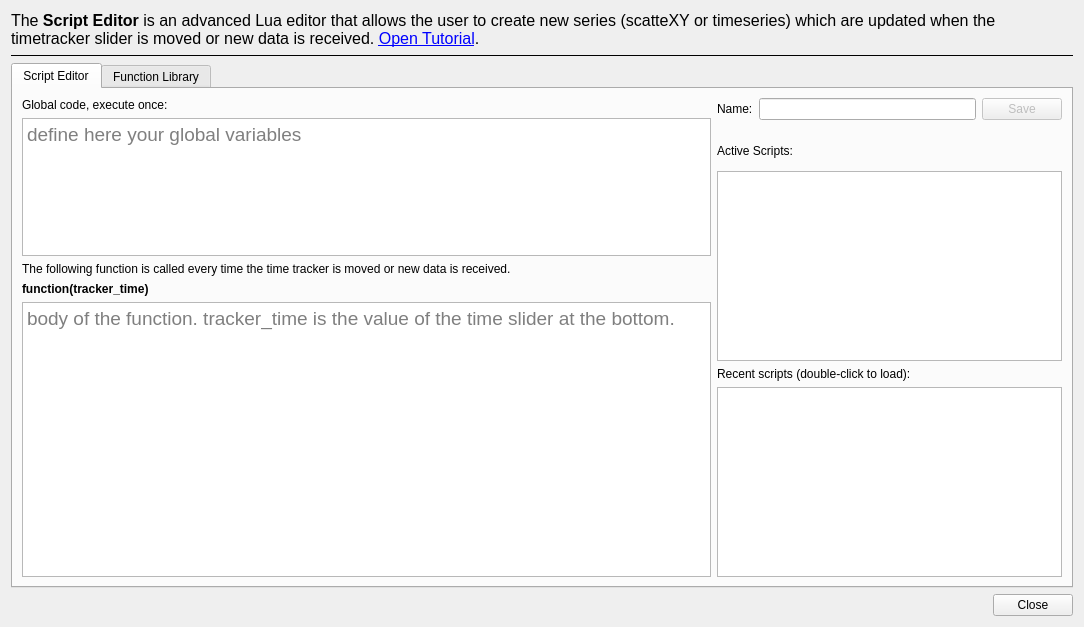
<?xml version="1.0" encoding="UTF-8"?>
<ui version="4.0">
 <class>LuaEditor</class>
 <widget class="QWidget" name="LuaEditor">
  <property name="geometry">
   <rect>
    <x>0</x>
    <y>0</y>
    <width>1084</width>
    <height>627</height>
   </rect>
  </property>
  <property name="windowTitle">
   <string>Form</string>
  </property>
  <layout class="QVBoxLayout" name="verticalLayout_3" stretch="0,1,0,0">
   <item>
    <widget class="QLabel" name="label_6">
     <property name="font">
      <font>
       <pointsize>12</pointsize>
      </font>
     </property>
     <property name="text">
      <string>&lt;html&gt;&lt;head/&gt;&lt;body&gt;&lt;p&gt;The &lt;span style=&quot; font-weight:600;&quot;&gt;Script Editor &lt;/span&gt;is an advanced Lua editor that allows the user to create new series (scatteXY or timeseries) which are updated when the timetracker slider is moved or new data is received. &lt;a href=&quot;https://slides.com/davidefaconti/plotjuggler-reactive-scripts/fullscreen&quot;&gt;&lt;span style=&quot; text-decoration: underline; color:#0000ff;&quot;&gt;Open Tutorial&lt;/span&gt;&lt;/a&gt;.&lt;/p&gt;&lt;/body&gt;&lt;/html&gt;</string>
     </property>
     <property name="wordWrap">
      <bool>true</bool>
     </property>
    </widget>
   </item>
   <item>
    <widget class="Line" name="line">
     <property name="frameShadow">
      <enum>QFrame::Plain</enum>
     </property>
     <property name="orientation">
      <enum>Qt::Horizontal</enum>
     </property>
    </widget>
   </item>
   <item>
    <widget class="QTabWidget" name="tabWidget">
     <property name="currentIndex">
      <number>0</number>
     </property>
     <widget class="QWidget" name="tab">
      <attribute name="title">
       <string>Script Editor</string>
      </attribute>
      <layout class="QVBoxLayout" name="verticalLayout_4">
       <item>
        <layout class="QHBoxLayout" name="horizontalLayout_2" stretch="2,1">
         <item>
          <layout class="QVBoxLayout" name="verticalLayout" stretch="0,1,0,0,2">
           <item>
            <widget class="QLabel" name="label">
             <property name="text">
              <string>Global code, execute once:</string>
             </property>
            </widget>
           </item>
           <item>
            <widget class="QPlainTextEdit" name="textGlobal">
             <property name="font">
              <font>
               <pointsize>14</pointsize>
              </font>
             </property>
             <property name="placeholderText">
              <string>define here your global variables</string>
             </property>
            </widget>
           </item>
           <item>
            <widget class="QLabel" name="label_4">
             <property name="text">
              <string>The following function is called every time the time tracker is moved or new data is received.</string>
             </property>
             <property name="wordWrap">
              <bool>true</bool>
             </property>
            </widget>
           </item>
           <item>
            <widget class="QLabel" name="label_2">
             <property name="font">
              <font>
               <weight>75</weight>
               <bold>true</bold>
              </font>
             </property>
             <property name="text">
              <string>function(tracker_time)</string>
             </property>
            </widget>
           </item>
           <item>
            <widget class="QPlainTextEdit" name="textFunction">
             <property name="font">
              <font>
               <pointsize>14</pointsize>
              </font>
             </property>
             <property name="placeholderText">
              <string>body of the function. tracker_time is the value of the time slider at the bottom.</string>
             </property>
            </widget>
           </item>
          </layout>
         </item>
         <item>
          <layout class="QVBoxLayout" name="verticalLayout_2">
           <item>
            <layout class="QHBoxLayout" name="horizontalLayout">
             <item>
              <widget class="QLabel" name="label_7">
               <property name="text">
                <string>Name:</string>
               </property>
              </widget>
             </item>
             <item>
              <widget class="QLineEdit" name="lineEditFunctionName"/>
             </item>
             <item>
              <widget class="QPushButton" name="pushButtonSave">
               <property name="enabled">
                <bool>false</bool>
               </property>
               <property name="text">
                <string>Save</string>
               </property>
              </widget>
             </item>
            </layout>
           </item>
           <item>
            <layout class="QHBoxLayout" name="horizontalLayout_3">
             <property name="topMargin">
              <number>11</number>
             </property>
             <item>
              <widget class="QLabel" name="label_3">
               <property name="text">
                <string>Active Scripts:</string>
               </property>
              </widget>
             </item>
             <item>
              <widget class="QPushButton" name="pushButtonDelete">
               <property name="enabled">
                <bool>false</bool>
               </property>
               <property name="minimumSize">
                <size>
                 <width>28</width>
                 <height>28</height>
                </size>
               </property>
               <property name="maximumSize">
                <size>
                 <width>28</width>
                 <height>28</height>
                </size>
               </property>
               <property name="toolTip">
                <string>&lt;html&gt;&lt;head/&gt;&lt;body&gt;&lt;p&gt;Remove selected script&lt;/p&gt;&lt;/body&gt;&lt;/html&gt;</string>
               </property>
               <property name="text">
                <string/>
               </property>
               <property name="iconSize">
                <size>
                 <width>25</width>
                 <height>25</height>
                </size>
               </property>
               <property name="flat">
                <bool>true</bool>
               </property>
              </widget>
             </item>
            </layout>
           </item>
           <item>
            <widget class="QListWidget" name="listWidgetFunctions"/>
           </item>
           <item>
            <widget class="QLabel" name="label_5">
             <property name="text">
              <string>&lt;html&gt;&lt;head/&gt;&lt;body&gt;&lt;p&gt;Recent scripts (double-click to load):&lt;/p&gt;&lt;/body&gt;&lt;/html&gt;</string>
             </property>
             <property name="wordWrap">
              <bool>true</bool>
             </property>
            </widget>
           </item>
           <item>
            <widget class="QListWidget" name="listWidgetRecent"/>
           </item>
          </layout>
         </item>
        </layout>
       </item>
      </layout>
     </widget>
     <widget class="QWidget" name="tab_2">
      <attribute name="title">
       <string>Function Library</string>
      </attribute>
      <layout class="QVBoxLayout" name="verticalLayout_5">
       <item>
        <layout class="QHBoxLayout" name="horizontalLayout_4">
         <property name="topMargin">
          <number>10</number>
         </property>
         <item>
          <widget class="QLabel" name="label_8">
           <property name="text">
            <string>Add here your helper functions, which can be used in your script. Useful to make your scripts less verbose.</string>
           </property>
           <property name="wordWrap">
            <bool>true</bool>
           </property>
          </widget>
         </item>
         <item>
          <widget class="QLabel" name="labelSemaphore">
           <property name="minimumSize">
            <size>
             <width>32</width>
             <height>32</height>
            </size>
           </property>
           <property name="maximumSize">
            <size>
             <width>32</width>
             <height>32</height>
            </size>
           </property>
           <property name="text">
            <string/>
           </property>
          </widget>
         </item>
        </layout>
       </item>
       <item>
        <layout class="QHBoxLayout" name="horizontalLayout_5">
         <property name="topMargin">
          <number>5</number>
         </property>
         <item>
          <widget class="QPushButton" name="pushButtonDefaultLibrary">
           <property name="sizePolicy">
            <sizepolicy hsizetype="Fixed" vsizetype="Fixed">
             <horstretch>0</horstretch>
             <verstretch>0</verstretch>
            </sizepolicy>
           </property>
           <property name="text">
            <string>Restore default</string>
           </property>
          </widget>
         </item>
         <item>
          <widget class="QPushButton" name="pushButtonApplyLibrary">
           <property name="enabled">
            <bool>false</bool>
           </property>
           <property name="toolTip">
            <string>&lt;html&gt;&lt;head/&gt;&lt;body&gt;&lt;p&gt;If you have already created one or more reactive series, reload them witrh the new library.&lt;/p&gt;&lt;/body&gt;&lt;/html&gt;</string>
           </property>
           <property name="text">
            <string>Apply changes</string>
           </property>
          </widget>
         </item>
         <item>
          <spacer name="horizontalSpacer">
           <property name="orientation">
            <enum>Qt::Horizontal</enum>
           </property>
           <property name="sizeHint" stdset="0">
            <size>
             <width>40</width>
             <height>20</height>
            </size>
           </property>
          </spacer>
         </item>
        </layout>
       </item>
       <item>
        <widget class="QPlainTextEdit" name="textLibrary">
         <property name="font">
          <font>
           <pointsize>12</pointsize>
          </font>
         </property>
         <property name="plainText">
          <string>--[[ Helper function to create a ScatterXY series from arrays.

 series_name: name of the created ScatterXY series
 prefix:      prefix of the timeseries, before the index of the array
 suffix_X:   suffix to complete the name of the series containing the X value.
             if [nil], the index of the array will be used.
 suffix_Y:   suffix to complete the name of the series containing the Y value
 timestamp:   usually the tracker_time variable
              
 Example:
 
 Assuming we have multiple series in the form:
 
   /trajectory/node.{N}/position/x
   /trajectory/node.{N}/position/y
   
 where {N} is the index of the array (integer). We can create a reactive series from the array with:
 
   CreateSeriesFromArray( &quot;my_trajectory&quot;, &quot;/trajectory/node&quot;,  &quot;position/x&quot;, &quot;position/y&quot;, tracker_time );
]]--

function CreateSeriesFromArray( series_name, prefix, suffix_X, suffix_Y, timestamp )
  --- create a new series or overwite the previous one
  new_series = MutableScatterXY.new(series_name)
  
  --- Append points to new_series
  index = 0
  while(true) do

    x = index;
    -- if not nil, get the X coordinate from a series
    if suffix_X ~= nil then 
      series_x = TimeseriesView.find( string.format( &quot;%s.%d/%s&quot;, prefix, index, suffix_X) )
      if series_x == nil then break end
      x = series_x:atTime(timestamp)	 
    end
    
    series_y = TimeseriesView.find( string.format( &quot;%s.%d/%s&quot;, prefix, index, suffix_Y) )
    if series_x == nil then break end 
    y = series_y:atTime(timestamp)
    
    new_series:push_back(x,y)
    index = index+1
  end
end
</string>
         </property>
        </widget>
       </item>
      </layout>
     </widget>
    </widget>
   </item>
   <item>
    <widget class="QDialogButtonBox" name="buttonBox">
     <property name="standardButtons">
      <set>QDialogButtonBox::Close</set>
     </property>
    </widget>
   </item>
  </layout>
 </widget>
 <resources/>
 <connections/>
</ui>
